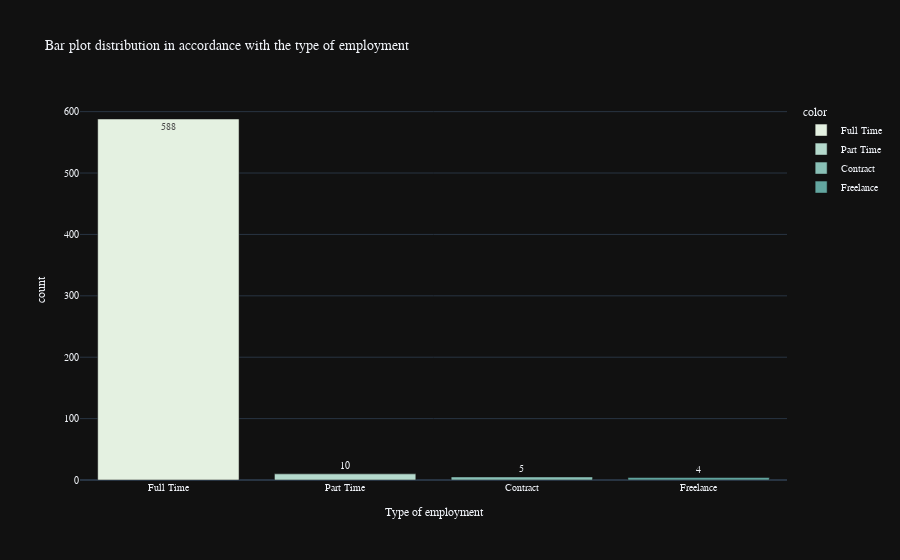

Notebook code cell kept with this figure:
### Markdown cell above
#### 2.3 Job demand as per the type of employment

We will plot a barplot which will help us understand the job demand in accordance with the type of employment.

### Code cell
employment_type_list = df['employment_type'].value_counts()
fig = px.bar(
    y = employment_type_list.values,
    x = employment_type_list.index,
    color = employment_type_list.index,
    color_discrete_sequence = px.colors.sequential.Mint,
    text = employment_type_list.values,
    title = 'Bar plot distribution in accordance with the type of employment',
    template = 'plotly_dark'
)
fig.update_layout(
    xaxis_title="Type of employment",
    yaxis_title="count",
    font = dict(size=10,family="Franklin Gothic"))
fig.show()

### Figure 1 — Plotly figure (JSON) as saved in the notebook; plotly's stock layout.template omitted (floating-point values rounded to 4 significant figures)
{"data": [{"alignmentgroup": "True", "hovertemplate": "color=Full Time<br>x=%{x}<br>y=%{y}<br>text=%{text}<extra></extra>", "legendgroup": "Full Time", "marker": {"color": "rgb(228, 241, 225)", "pattern": {"shape": ""}}, "name": "Full Time", "offsetgroup": "Full Time", "orientation": "v", "showlegend": true, "text": [588], "textposition": "auto", "type": "bar", "x": ["Full Time"], "xaxis": "x", "y": [588], "yaxis": "y"}, {"alignmentgroup": "True", "hovertemplate": "color=Part Time<br>x=%{x}<br>y=%{y}<br>text=%{text}<extra></extra>", "legendgroup": "Part Time", "marker": {"color": "rgb(180, 217, 204)", "pattern": {"shape": ""}}, "name": "Part Time", "offsetgroup": "Part Time", "orientation": "v", "showlegend": true, "text": [10], "textposition": "auto", "type": "bar", "x": ["Part Time"], "xaxis": "x", "y": [10], "yaxis": "y"}, {"alignmentgroup": "True", "hovertemplate": "color=Contract<br>x=%{x}<br>y=%{y}<br>text=%{text}<extra></extra>", "legendgroup": "Contract", "marker": {"color": "rgb(137, 192, 182)", "pattern": {"shape": ""}}, "name": "Contract", "offsetgroup": "Contract", "orientation": "v", "showlegend": true, "text": [5], "textposition": "auto", "type": "bar", "x": ["Contract"], "xaxis": "x", "y": [5], "yaxis": "y"}, {"alignmentgroup": "True", "hovertemplate": "color=Freelance<br>x=%{x}<br>y=%{y}<br>text=%{text}<extra></extra>", "legendgroup": "Freelance", "marker": {"color": "rgb(99, 166, 160)", "pattern": {"shape": ""}}, "name": "Freelance", "offsetgroup": "Freelance", "orientation": "v", "showlegend": true, "text": [4], "textposition": "auto", "type": "bar", "x": ["Freelance"], "xaxis": "x", "y": [4], "yaxis": "y"}], "layout": {"barmode": "relative", "font": {"family": "Franklin Gothic", "size": 10}, "legend": {"title": {"text": "color"}, "tracegroupgap": 0}, "title": {"text": "Bar plot distribution in accordance with the type of employment"}, "xaxis": {"anchor": "y", "domain": [0, 1], "title": {"text": "Type of employment"}}, "yaxis": {"anchor": "x", "domain": [0, 1], "title": {"text": "count"}}}}
